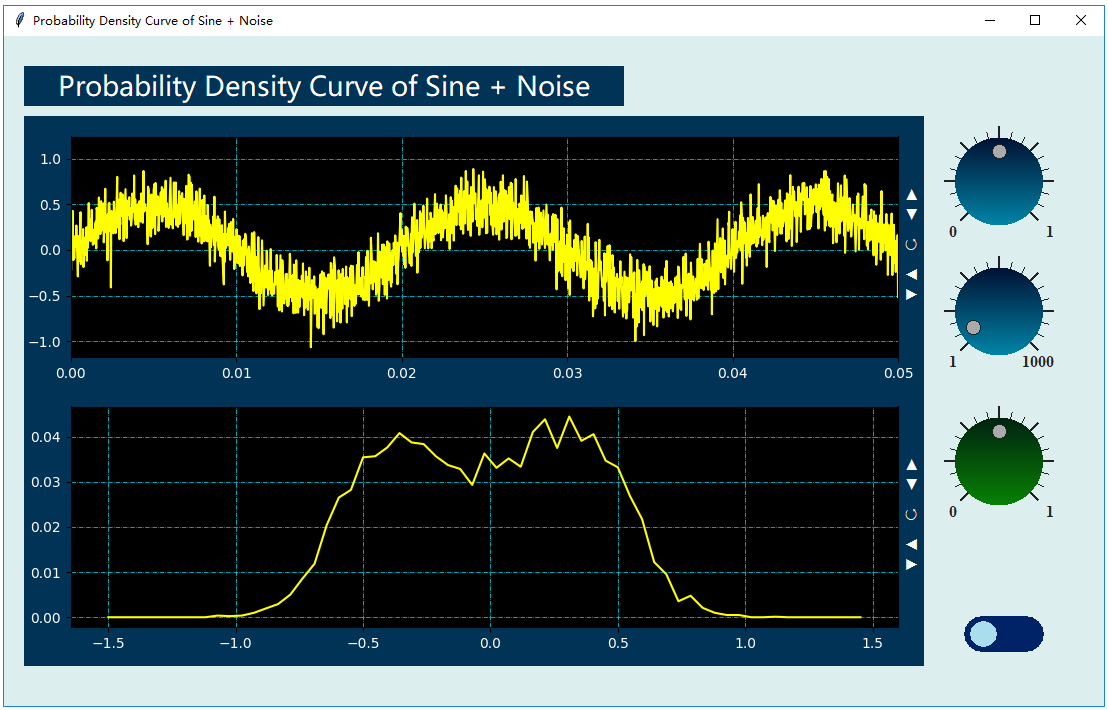

This chart was generated by the following Python code:
#===This Frame is generated by DRPython ===============================
import sys
import os
import drvi.drviAppendPath as mPath
mPath.appendPythonPath()
#=================================================

import tkinter as tk
import tkinter.messagebox as msgbox
from tkinter import filedialog
import numpy as np
from scipy.fftpack import fft,ifft
import matplotlib.pyplot as plt
import numpy as np
import drvi.drviDSP as dsp
import drvi.drviControlls as dr

#=========================================

def myWorking():
    global A,A1,Fre,pha
    Fs=44100;
    N=8192;
    dt=1.0/Fs;
    t=np.arange(N)*dt
    x=A*np.sin(2*np.pi*Fre*t+pha*np.pi/180)
    x1=0.3333*A1*np.random.randn(N)
    x=x+x1    
    M=64
    abin=np.linspace(-1.5,1.5,num=M)
    [mHist,bins]=np.histogram(x,bins=abin)
    mPdf=mHist/N
    mPlotWave.setValue2D(t,x)
    mPlotPDF.setValue2D(abin[0:M-1],mPdf)  

def setValue(v):
    global A,A1,Fre,pha
    global mKnobA,mKnobFre,mKnobA1
    A=mKnobA.getValueSingle()
    Fre=mKnobFre.getValueSingle()
    A1=mKnobA1.getValueSingle()
    myWorking()
 
def setValueTimer(v):
    global A,A1,Fre,pha
    pha=v*0.01*10
    myWorking()    

#==Main Window=====================
win= tk.Tk()
sWOld=1920
sHOld=1080
sWidth=win.winfo_screenwidth()
sHeight=win.winfo_screenheight()
wRate=sWidth/sWOld
hRate=sHeight/sHOld
winWidth=int(1100*wRate)
winHeight=int(670*hRate)
x=(sWidth-winWidth)/2;
y=(win.winfo_screenheight()-winHeight)/2
win.geometry("%dx%d+%d+%d" %(winWidth,winHeight,x,y))
win.config(bg="#ddeeee")
win.wm_title('Probability Density Curve of Sine + Noise')


#==Layout of controls=====================
mTimer1=dr.DRTimer(win,200*wRate,30*hRate,120*wRate,36*hRate,'#000000','#ffffff',100)
mLab1=dr.DRLabelX(win,20*wRate,30*hRate,600*wRate,40*hRate,'#003355','#ffffff','Probability Density Curve of Sine + Noise',20)
mPlotWave=dr.DRPlotX(win,20*wRate,80*hRate,900*wRate,280*hRate,'','#003355','#000000','#ffffff','#00eeff','#ffff00',0,0.05,0,0,0,0)
mPlotPDF=dr.DRPlotX(win,20*wRate,350*hRate,900*wRate,280*hRate,'','#003355','#000000','#ffffff','#00eeff','#ffff00',0,0,0,0,0,0)

mKnobA=dr.DRGKnob(win,930*wRate,80*hRate,130*wRate,130*hRate,'#001133','#0088aa','#222222','#aaaaaa','0,1',0,1,0.5)
mKnobFre=dr.DRGKnob(win,930*wRate,210*hRate,130*wRate,130*hRate,'#001133','#0088aa','#222222','#aaaaaa','1,1000',1,1000,50)
mKnobA1=dr.DRGKnob(win,930*wRate,360*hRate,130*wRate,130*hRate,'#002211','008844','#222222','#aaaaaa','0,1',0,1,0.5)

mSwitch1=dr.DRSwitch(win,960*wRate,580*hRate,80*wRate,36*hRate,'#002266','#aaddee')

#==DataStream Binding=====================
mTimer1.addCallBackSingle(setValueTimer)
mSwitch1.addCallBackSingle(mTimer1.setValueSingle)
mKnobA.addCallBackSingle(setValue)
mKnobFre.addCallBackSingle(setValue)
mKnobA1.addCallBackSingle(setValue)

A=0.5
Fre=50
A1=0.5
pha=0;

setValueTimer(0)

#==Main Loop=====================
win.mainloop()

#==End of APPp=====================
